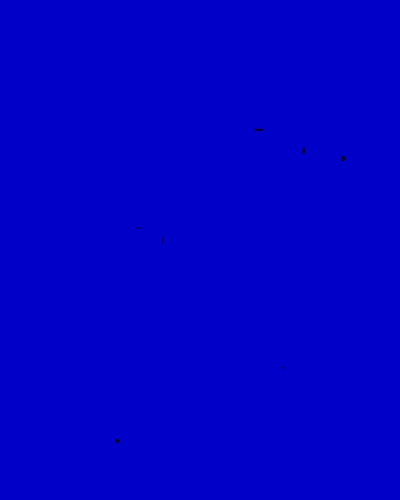
Frame 1 (no input)
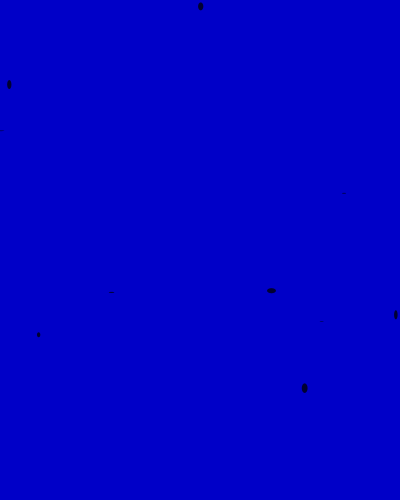
Frame 60 (the mouse pressed at the canvas centre just before this capture)
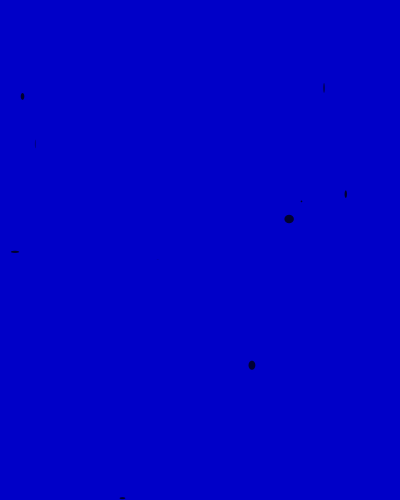
Frame 120 (the mouse held since frame 60 and released just before this capture)

The Processing sketch that drew these frames (run headless with seeded random() and noise(); from frame 60 on, the mouse is pressed at the canvas centre):

// Processing sketch: modetest2
// ── modetest2.pde























void setup()
{
  size(400, 500);
}

void draw()
{
  background(0, 0, 200);
  noStroke();
  
  for (int i=0; i<10; i++)
  {
    fill(0, 0, 50);
    
    ellipse(random(width), random(height), random(10), random(10));
  } 
}
